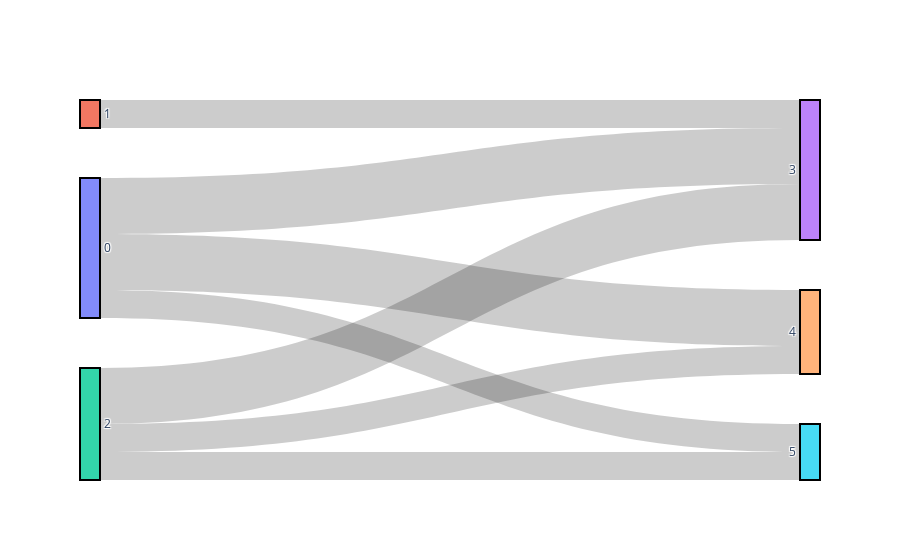

Notebook cell for this chart:
### Code cell
fig = go.Figure(data=[go.Sankey(
    orientation = 'h',
    node = dict(
      pad = 50,   # curl degree
      thickness = 20, #node thickness
      line = dict(color = "black", width = 2), #node frame style
      label = label_name,
      #color = "bBlue",
    ),
    link = dict(
      source = df1['brand'], # indices correspond to labels, eg A1, A2, A2, B1, ...
      target = df1['fun'],
      value = df1['count']
     
  ))])

#fig.update_layout(title_text="Basic Sankey Diagram", font_size=10)
fig.show()

### Figure 1 — Plotly figure (JSON) as saved in the notebook; plotly's stock layout.template omitted (floating-point values rounded to 4 significant figures)
{"data": [{"link": {"source": [0, 0, 0, 1, 2, 2, 2], "target": [3, 4, 5, 3, 3, 4, 5], "value": [2, 2, 1, 1, 2, 1, 1]}, "node": {"label": [0, 1, 2, 3, 4, 5], "line": {"color": "black", "width": 2}, "pad": 50, "thickness": 20}, "orientation": "h", "type": "sankey"}], "layout": {}}
